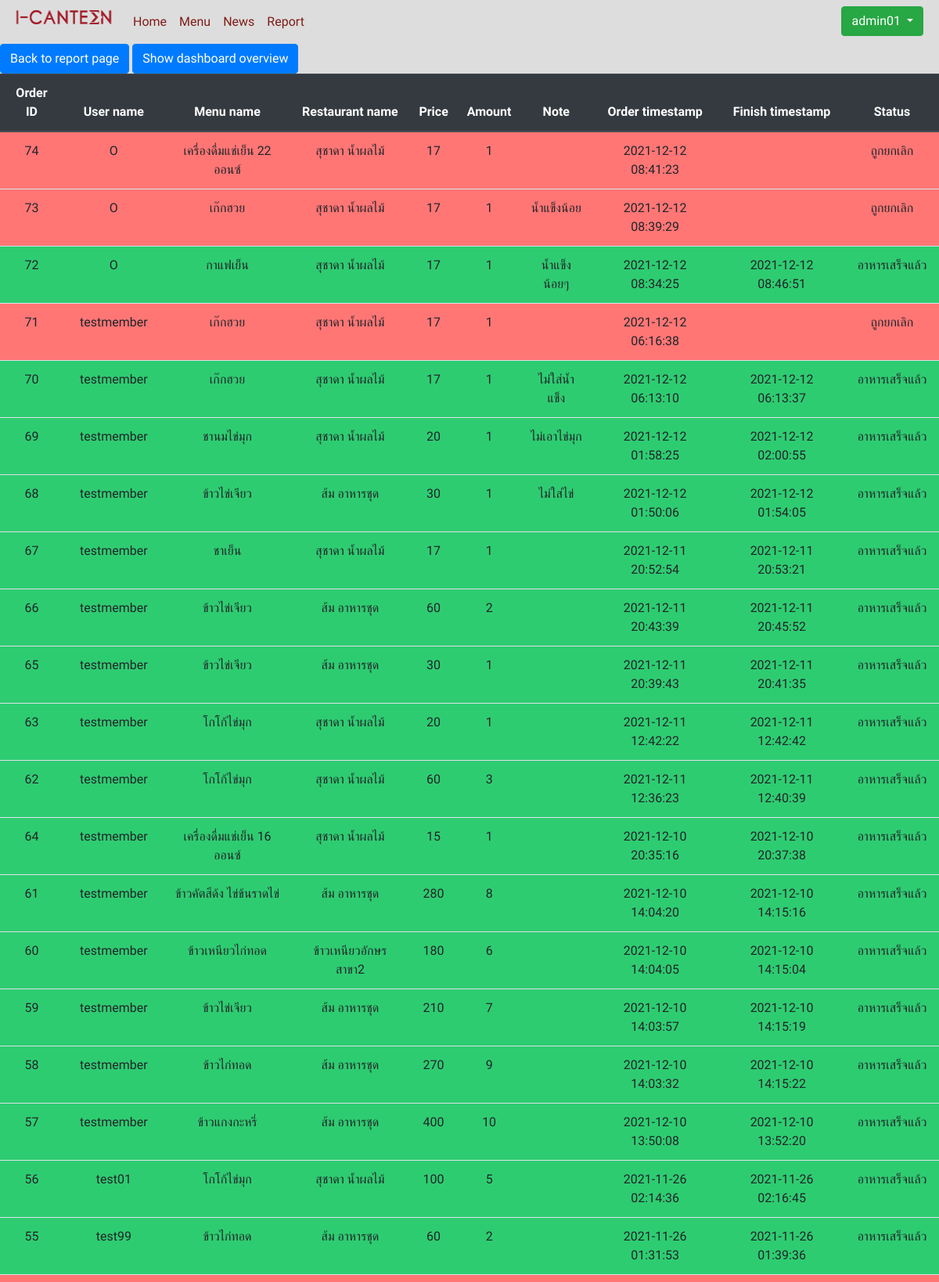
The app's page /allorders.php (signed in, upper part) with its own data.
### tables this page shows
CREATE TABLE `menu` (
  `menu_id` int(11) NOT NULL,
  `menu_name` varchar(50) NOT NULL,
  `restaurant_id` int(2) NOT NULL,
  `menu_price` int(11) NOT NULL,
  `menu_category` varchar(30) NOT NULL,
  `menu_detail` varchar(300) NOT NULL,
  `menu_picture` varchar(40) NOT NULL
);

CREATE TABLE `orderhistory` (
  `order_id` int(11) NOT NULL,
  `menu_id` int(11) NOT NULL,
  `user_id` int(11) NOT NULL,
  `order_amount` int(11) NOT NULL,
  `order_timestamp` timestamp NOT NULL DEFAULT current_timestamp(),
  `order_status` varchar(20) NOT NULL,
  `finish_timestamp` timestamp NULL DEFAULT NULL,
  `time_diff` int(11) DEFAULT NULL,
  `note` varchar(50) NOT NULL
);

CREATE TABLE `user` (
  `user_id` int(11) NOT NULL,
  `user_email` varchar(50) NOT NULL,
  `user_name` varchar(50) NOT NULL,
  `user_password` varchar(40) NOT NULL,
  `user_balance` int(11) NOT NULL,
  `user_role` varchar(10) NOT NULL
);

CREATE TABLE `restaurant` (
  `restaurant_id` int(11) NOT NULL,
  `restaurant_name` varchar(63) NOT NULL,
  `owner_id` int(11) NOT NULL
);

### allorders.php (the view, shortened to what this page needs)
<?php session_start(); error_reporting(~E_NOTICE );
    include('Connections/condb.php');
    if (!$_SESSION["user_name"]){
        Header("Location: form_login.php");
    } else {
        if ($_SESSION["user_role"]!="admin") {
            echo "<script>";
            echo "alert(\"You do not have access to this page\");";
            echo "window.history.back()";
            echo "</script>";
        } else if ($_SESSION["user_role"]=="admin") {
            $query1 = "SELECT * FROM menu, orderhistory, user, restaurant WHERE
            menu.menu_id= orderhistory.menu_id AND user.user_id = orderhistory.user_id AND menu.restaurant_id = restaurant.restaurant_id ORDER BY order_timestamp DESC"
            or die("Error:" . mysqli_error());
            $result = mysqli_query($conn, $query1);
?>
<!DOCTYPE html>
<html lang="en">
<head>
    <link href="https://stackpath.bootstrapcdn.com/bootstrap/4.3.1/css/bootstrap.min.css" rel="stylesheet">
	<link href="css.css" rel="stylesheet">
</head>
<body>
<?php include("navbar.php"); ?>
    <a href="showreport.php" class="btn btn-primary">Back to report page</a>
    <a href="admin_page.php" class="btn btn-primary">Show dashboard overview</a>
    <br>
    <div class='table-responsive'>
        <table class='table table-striped table-hover'>
            <thead class='thead-dark' align='center' bgcolor='#CCCCCC'>
                <tr>
                    <th scope='col'>Order ID</th>
                    <th scope='col'>User name</th>
                    <th scope='col'>Menu name</th>
                    <th scope='col'>Restaurant name</th>
                    <th scope='col'>Price</th>
                    <th scope='col'>Amount</th>
                    <th scope='col'>Note</th>
                    <th scope='col'>Order timestamp</th>
                    <th scope='col'>Finish timestamp</th>
                    <th scope='col'>Status</th>
                </tr>
            </thead>
            <tbody>
            <?php
            while($row = mysqli_fetch_array($result)) {
                $bgcolor = "#f5f5f5";
                if($row["order_status"]=="รอร้านรับคำสั่งซื้อ"){
                    $bgcolor = "#b2bec3";
                } elseif($row["order_status"]=="กำลังเตรียมอาหาร"){
                    $bgcolor = "#74b9ff";
                } elseif($row["order_status"]=="ถูกยกเลิก"){
                    $bgcolor = "#ff7675";
                } elseif($row["order_status"]=="อาหารเสร็จแล้ว") {
                    $bgcolor = "#2ecc71";
                }
                $total_price = $row["menu_price"] * $row["order_amount"];
                echo "<tr style='background-color: $bgcolor;'>";
                echo "<td align='center'>" .$row["order_id"] .  "</td> ";
                echo "<td align='center'>" .$row["user_name"] .  "</td> ";
                echo "<td align='center'>" .$row["menu_name"] .  "</td> ";
                echo "<td align='center'>" .$row["restaurant_name"] .  "</td> ";
                echo "<td align='center'>" .$total_price.  "</td> ";
                echo "<td align='center'>" .$row["order_amount"] .  "</td> ";
                echo "<td align='center'>" .$row["note"] .  "</td> ";
                echo "<td align='center'>" .$row["order_timestamp"] .  "</td> ";
                echo "<td align='center'>" .$row["finish_timestamp"] .  "</td> ";
                echo "<td align='center'>" .$row["order_status"] .  "</td> ";
                echo "</tr>";
            } ?>
            </tbody>
        </table>
    </div>
</body>
</html>
<?php } } ?>

### css.css (style rules this page uses)
body { font-family: 'Mitr', serif; font-size: '20pt'; background-color: #dddddd; }

### records on screen
menu: orderhistory.order_id "74", user.user_name "O", menu_name "เครื่องดื่มแช่เย็น 22 ออนซ์", restaurant.restaurant_name "สุชาดา น้ำผลไม้", menu_price "17", orderhistory.order_amount "1", orderhistory.order_timestamp "2021-12-12 08:41:23", orderhistory.order_status "ถูกยกเลิก"
menu: orderhistory.order_id "73", user.user_name "O", menu_name "เก๊กฮวย", restaurant.restaurant_name "สุชาดา น้ำผลไม้", menu_price "17", orderhistory.order_amount "1", orderhistory.note "น้ำแข็งน้อย", orderhistory.order_timestamp "2021-12-12 08:39:29", orderhistory.order_status "ถูกยกเลิก", orderhistory.order_id "71", user.user_name "testmember", orderhistory.order_timestamp "2021-12-12 06:16:38", orderhistory.order_id "70", orderhistory.note "ไม่ใส่น้ำแข็ง", orderhistory.order_timestamp "2021-12-12 06:13:10", orderhistory.finish_timestamp "2021-12-12 06:13:37", orderhistory.order_status "อาหารเสร็จแล้ว"
menu: orderhistory.order_id "72", user.user_name "O", menu_name "กาแฟเย็น", restaurant.restaurant_name "สุชาดา น้ำผลไม้", menu_price "17", orderhistory.order_amount "1", orderhistory.note "น้ำแข็งน้อยๆ", orderhistory.order_timestamp "2021-12-12 08:34:25", orderhistory.finish_timestamp "2021-12-12 08:46:51", orderhistory.order_status "อาหารเสร็จแล้ว"
menu: orderhistory.order_id "69", user.user_name "testmember", menu_name "ชานมไข่มุก", restaurant.restaurant_name "สุชาดา น้ำผลไม้", menu_price "20", orderhistory.order_amount "1", orderhistory.note "ไม่เอาไข่มุก", orderhistory.order_timestamp "2021-12-12 01:58:25", orderhistory.finish_timestamp "2021-12-12 02:00:55", orderhistory.order_status "อาหารเสร็จแล้ว"
menu: orderhistory.order_id "68", user.user_name "testmember", menu_name "ข้าวไข่เจียว", restaurant.restaurant_name "ส้ม อาหารชุด", menu_price "30", orderhistory.order_amount "1", orderhistory.note "ไม่ใส่ไข่", orderhistory.order_timestamp "2021-12-12 01:50:06", orderhistory.finish_timestamp "2021-12-12 01:54:05", orderhistory.order_status "อาหารเสร็จแล้ว", orderhistory.order_id "66", menu_price.order_amount "60", orderhistory.order_amount "2", orderhistory.order_timestamp "2021-12-11 20:43:39", orderhistory.finish_timestamp "2021-12-11 20:45:52", orderhistory.order_id "65", orderhistory.order_timestamp "2021-12-11 20:39:43", orderhistory.finish_timestamp "2021-12-11 20:41:35", orderhistory.order_id "59", menu_price.order_amount "210", orderhistory.order_amount "7", orderhistory.order_timestamp "2021-12-10 14:03:57", orderhistory.finish_timestamp "2021-12-10 14:15:19"
menu: orderhistory.order_id "67", user.user_name "testmember", menu_name "ชาเย็น", restaurant.restaurant_name "สุชาดา น้ำผลไม้", menu_price "17", orderhistory.order_amount "1", orderhistory.order_timestamp "2021-12-11 20:52:54", orderhistory.finish_timestamp "2021-12-11 20:53:21", orderhistory.order_status "อาหารเสร็จแล้ว"
menu: orderhistory.order_id "63", user.user_name "testmember", menu_name "โกโก้ไข่มุก", restaurant.restaurant_name "สุชาดา น้ำผลไม้", menu_price "20", orderhistory.order_amount "1", orderhistory.order_timestamp "2021-12-11 12:42:22", orderhistory.finish_timestamp "2021-12-11 12:42:42", orderhistory.order_status "อาหารเสร็จแล้ว", orderhistory.order_id "62", menu_price.order_amount "60", orderhistory.order_amount "3", orderhistory.order_timestamp "2021-12-11 12:36:23", orderhistory.finish_timestamp "2021-12-11 12:40:39", orderhistory.order_id "56", user.user_name "test01", menu_price.order_amount "100", orderhistory.order_amount "5", orderhistory.order_timestamp "2021-11-26 02:14:36", orderhistory.finish_timestamp "2021-11-26 02:16:45"
menu: orderhistory.order_id "64", user.user_name "testmember", menu_name "เครื่องดื่มแช่เย็น 16 ออนซ์", restaurant.restaurant_name "สุชาดา น้ำผลไม้", menu_price "15", orderhistory.order_amount "1", orderhistory.order_timestamp "2021-12-10 20:35:16", orderhistory.finish_timestamp "2021-12-10 20:37:38", orderhistory.order_status "อาหารเสร็จแล้ว"
menu: orderhistory.order_id "61", user.user_name "testmember", menu_name "ข้าวคัตสึด้ง ไข่ข้นราดไข่", restaurant.restaurant_name "ส้ม อาหารชุด", menu_price.order_amount "280", orderhistory.order_amount "8", orderhistory.order_timestamp "2021-12-10 14:04:20", orderhistory.finish_timestamp "2021-12-10 14:15:16", orderhistory.order_status "อาหารเสร็จแล้ว"
menu: orderhistory.order_id "60", user.user_name "testmember", menu_name "ข้าวเหนียวไก่ทอด", restaurant.restaurant_name "ข้าวเหนียวอักษร สาขา2", menu_price.order_amount "180", orderhistory.order_amount "6", orderhistory.order_timestamp "2021-12-10 14:04:05", orderhistory.finish_timestamp "2021-12-10 14:15:04", orderhistory.order_status "อาหารเสร็จแล้ว"
menu: orderhistory.order_id "58", user.user_name "testmember", menu_name "ข้าวไก่ทอด", restaurant.restaurant_name "ส้ม อาหารชุด", menu_price.order_amount "270", orderhistory.order_amount "9", orderhistory.order_timestamp "2021-12-10 14:03:32", orderhistory.finish_timestamp "2021-12-10 14:15:22", orderhistory.order_status "อาหารเสร็จแล้ว", orderhistory.order_id "55", user.user_name "test99", menu_price.order_amount "60", orderhistory.order_amount "2", orderhistory.order_timestamp "2021-11-26 01:31:53", orderhistory.finish_timestamp "2021-11-26 01:39:36"
menu: orderhistory.order_id "57", user.user_name "testmember", menu_name "ข้าวแกงกะหรี่", restaurant.restaurant_name "ส้ม อาหารชุด", menu_price.order_amount "400", orderhistory.order_amount "10", orderhistory.order_timestamp "2021-12-10 13:50:08", orderhistory.finish_timestamp "2021-12-10 13:52:20", orderhistory.order_status "อาหารเสร็จแล้ว"
